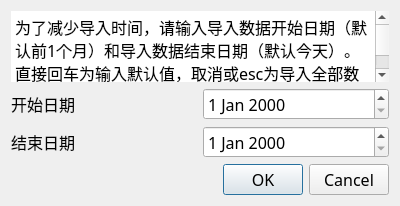
<?xml version="1.0" encoding="UTF-8"?>
<ui version="4.0">
 <class>Dialog</class>
 <widget class="QDialog" name="Dialog">
  <property name="geometry">
   <rect>
    <x>0</x>
    <y>0</y>
    <width>400</width>
    <height>206</height>
   </rect>
  </property>
  <property name="windowTitle">
   <string>Dialog</string>
  </property>
  <layout class="QVBoxLayout" name="verticalLayout">
   <item>
    <widget class="QTextBrowser" name="textBrowser">
     <property name="sizePolicy">
      <sizepolicy hsizetype="Expanding" vsizetype="Preferred">
       <horstretch>0</horstretch>
       <verstretch>0</verstretch>
      </sizepolicy>
     </property>
     <property name="font">
      <font>
       <family>等线</family>
       <pointsize>12</pointsize>
      </font>
     </property>
     <property name="autoFillBackground">
      <bool>false</bool>
     </property>
     <property name="frameShape">
      <enum>QFrame::NoFrame</enum>
     </property>
     <property name="frameShadow">
      <enum>QFrame::Sunken</enum>
     </property>
     <property name="lineWrapMode">
      <enum>QTextEdit::WidgetWidth</enum>
     </property>
     <property name="html">
      <string>&lt;!DOCTYPE HTML PUBLIC &quot;-//W3C//DTD HTML 4.0//EN&quot; &quot;http://www.w3.org/TR/REC-html40/strict.dtd&quot;&gt;
&lt;html&gt;&lt;head&gt;&lt;meta name=&quot;qrichtext&quot; content=&quot;1&quot; /&gt;&lt;style type=&quot;text/css&quot;&gt;
p, li { white-space: pre-wrap; }
&lt;/style&gt;&lt;/head&gt;&lt;body style=&quot; font-family:'等线'; font-size:12pt; font-weight:400; font-style:normal;&quot;&gt;
&lt;p style=&quot; margin-top:0px; margin-bottom:0px; margin-left:0px; margin-right:0px; -qt-block-indent:0; text-indent:0px;&quot;&gt;&lt;span style=&quot; font-family:'SimSun';&quot;&gt;为了减少导入时间，请输入导入数据开始日期（默认前1个月）和导入数据结束日期（默认今天）。直接回车为输入默认值，取消或esc为导入全部数据&lt;/span&gt;&lt;/p&gt;&lt;/body&gt;&lt;/html&gt;</string>
     </property>
    </widget>
   </item>
   <item>
    <layout class="QHBoxLayout" name="horizontalLayout_2">
     <item>
      <widget class="QLabel" name="label">
       <property name="font">
        <font>
         <family>等线</family>
         <pointsize>12</pointsize>
        </font>
       </property>
       <property name="text">
        <string>开始日期</string>
       </property>
      </widget>
     </item>
     <item>
      <widget class="QDateEdit" name="start_date">
       <property name="font">
        <font>
         <family>等线</family>
         <pointsize>12</pointsize>
        </font>
       </property>
      </widget>
     </item>
    </layout>
   </item>
   <item>
    <layout class="QHBoxLayout" name="horizontalLayout_3">
     <item>
      <widget class="QLabel" name="label_2">
       <property name="font">
        <font>
         <family>等线</family>
         <pointsize>12</pointsize>
        </font>
       </property>
       <property name="text">
        <string>结束日期</string>
       </property>
      </widget>
     </item>
     <item>
      <widget class="QDateEdit" name="end_date">
       <property name="font">
        <font>
         <family>等线</family>
         <pointsize>12</pointsize>
        </font>
       </property>
      </widget>
     </item>
    </layout>
   </item>
   <item>
    <layout class="QHBoxLayout" name="horizontalLayout_4" stretch="0">
     <item>
      <widget class="QDialogButtonBox" name="buttonBox">
       <property name="font">
        <font>
         <family>等线</family>
         <pointsize>12</pointsize>
        </font>
       </property>
       <property name="standardButtons">
        <set>QDialogButtonBox::Cancel|QDialogButtonBox::Ok</set>
       </property>
      </widget>
     </item>
    </layout>
   </item>
  </layout>
 </widget>
 <resources/>
 <connections>
  <connection>
   <sender>buttonBox</sender>
   <signal>accepted()</signal>
   <receiver>Dialog</receiver>
   <slot>accept()</slot>
   <hints>
    <hint type="sourcelabel">
     <x>275</x>
     <y>179</y>
    </hint>
    <hint type="destinationlabel">
     <x>199</x>
     <y>102</y>
    </hint>
   </hints>
  </connection>
  <connection>
   <sender>buttonBox</sender>
   <signal>rejected()</signal>
   <receiver>Dialog</receiver>
   <slot>reject()</slot>
   <hints>
    <hint type="sourcelabel">
     <x>275</x>
     <y>179</y>
    </hint>
    <hint type="destinationlabel">
     <x>199</x>
     <y>102</y>
    </hint>
   </hints>
  </connection>
 </connections>
</ui>
